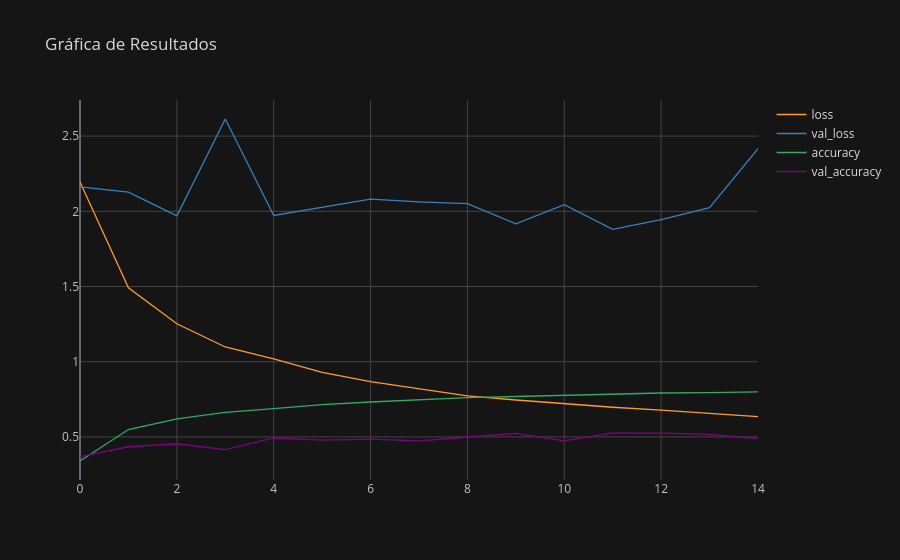

Source (notebook cell):
### Markdown cell above
## Graficar métricas

### Code cell
cf.go_offline()
results.iplot(kind='line', title='Gráfica de Resultados')

### Figure 1 — Plotly figure (JSON) as saved in the notebook; plotly's stock layout.template omitted (floating-point values rounded to 4 significant figures)
{"data": [{"line": {"color": "rgba(255, 153, 51, 1.0)", "dash": "solid", "shape": "linear", "width": 1.3}, "mode": "lines", "name": "loss", "text": "", "type": "scatter", "x": [0, 1, 2, 3, 4, 5, 6, 7, 8, 9, 10, 11, 12, 13, 14], "y": [2.195, 1.492, 1.253, 1.098, 1.018, 0.9291, 0.8679, 0.8205, 0.7724, 0.7455, 0.7194, 0.6972, 0.6779, 0.6542, 0.6352]}, {"line": {"color": "rgba(55, 128, 191, 1.0)", "dash": "solid", "shape": "linear", "width": 1.3}, "mode": "lines", "name": "val_loss", "text": "", "type": "scatter", "x": [0, 1, 2, 3, 4, 5, 6, 7, 8, 9, 10, 11, 12, 13, 14], "y": [2.163, 2.128, 1.97, 2.614, 1.973, 2.025, 2.081, 2.063, 2.05, 1.917, 2.044, 1.88, 1.944, 2.024, 2.416]}, {"line": {"color": "rgba(50, 171, 96, 1.0)", "dash": "solid", "shape": "linear", "width": 1.3}, "mode": "lines", "name": "accuracy", "text": "", "type": "scatter", "x": [0, 1, 2, 3, 4, 5, 6, 7, 8, 9, 10, 11, 12, 13, 14], "y": [0.3399, 0.549, 0.6204, 0.6634, 0.6883, 0.7152, 0.7321, 0.7475, 0.7618, 0.7687, 0.7764, 0.7811, 0.7919, 0.7943, 0.7997]}, {"line": {"color": "rgba(128, 0, 128, 1.0)", "dash": "solid", "shape": "linear", "width": 1.3}, "mode": "lines", "name": "val_accuracy", "text": "", "type": "scatter", "x": [0, 1, 2, 3, 4, 5, 6, 7, 8, 9, 10, 11, 12, 13, 14], "y": [0.3684, 0.4345, 0.4547, 0.4159, 0.4929, 0.4787, 0.4847, 0.4743, 0.4995, 0.5229, 0.4738, 0.5262, 0.5257, 0.5175, 0.4885]}], "layout": {"legend": {"bgcolor": "#151516", "font": {"color": "#D9D9D9"}}, "paper_bgcolor": "#151516", "plot_bgcolor": "#151516", "title": {"font": {"color": "#D9D9D9"}, "text": "Gráfica de Resultados"}, "xaxis": {"gridcolor": "#434343", "showgrid": true, "tickfont": {"color": "#C2C2C2"}, "title": {"font": {"color": "#D9D9D9"}, "text": ""}, "zerolinecolor": "#666570"}, "yaxis": {"gridcolor": "#434343", "showgrid": true, "tickfont": {"color": "#C2C2C2"}, "title": {"font": {"color": "#D9D9D9"}, "text": ""}, "zerolinecolor": "#666570"}}}
